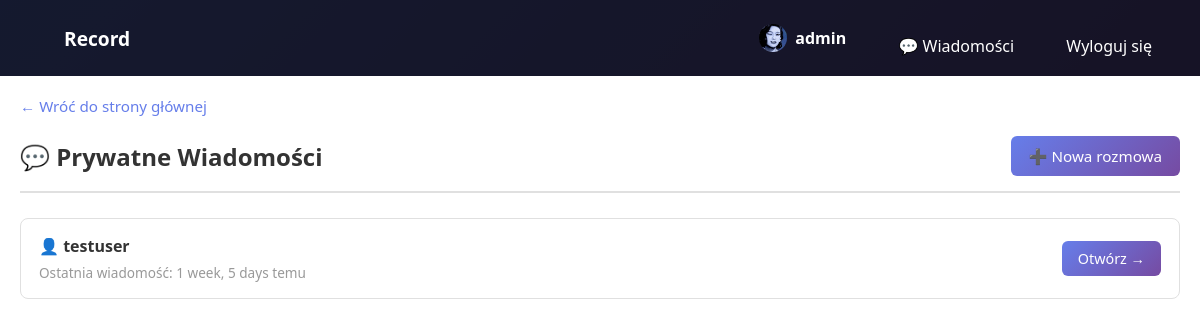
Screenshot of /private/ (signed in) with the database file from the repository.
### record_app/models.py (models this page shows, shortened)
class User(AbstractUser):
    ROLE_CHOICES = [
        ('user', 'Zwykły Użytkownik'),
        ('moderator', 'Moderator'),
        ('admin', 'Administrator'),
    ]
    role = models.CharField(
        max_length=10,
        choices=ROLE_CHOICES,
        default='user'
    )
    description = models.TextField(blank=True, null=True)
    avatar = models.ImageField(upload_to='avatars/', blank=True, null=True)
    @property
    def avatar_url(self):
        if self.avatar:
            return self.avatar.url
        return f'{settings.MEDIA_URL}avatars/default_pfp.jpg'
    class Meta:
        verbose_name = 'Użytkownik'
        verbose_name_plural = 'Użytkownicy'

class PrivateConversation(models.Model):
    participant1 = models.ForeignKey(User, on_delete=models.CASCADE, related_name='private_conversations_as_participant1')
    participant2 = models.ForeignKey(User, on_delete=models.CASCADE, related_name='private_conversations_as_participant2')
    created_at = models.DateTimeField(auto_now_add=True)
    updated_at = models.DateTimeField(auto_now=True)
    class Meta:
        unique_together = ('participant1', 'participant2')
        verbose_name = 'Konwersacja prywatna'
        verbose_name_plural = 'Konwersacje prywatne'
        ordering = ['-updated_at']
    def get_other_user(self, user):
        if user == self.participant1:
            return self.participant2
        return self.participant1

### record_app/views.py (the view)
# urls.py: path('private/', views.private_conversations_view, name='private_conversations'),
@login_required(login_url='login')
def private_conversations_view(request):
    conversations = PrivateConversation.objects.filter(
        Q(participant1=request.user) | Q(participant2=request.user)
    ).order_by('-updated_at')
    for conversation in conversations:
        conversation.other_user = conversation.get_other_user(request.user)
    context = {
        'conversations': conversations,
    }
    return render(request, 'record_app/private_conversations.html', context)

### record_app/templates/record_app/private_conversations.html (shortened to what this page needs)
{% extends "record_app/base.html" %}
{% load static %}
{% block extra_css %}
<link rel="stylesheet" href="{% static 'css/private_messages.css' %}">
{% endblock %}
{% block content %}
<div class="record-wrapper">
    <div class="private-container">
        <a href="{% url 'home' %}" class="back-link">← Wróć do strony głównej</a>
        <div class="private-header">
            <h2>💬 Prywatne Wiadomości</h2>
            <a href="{% url 'start_private_conversation' %}">➕ Nowa rozmowa</a>
        </div>
        {% if conversations %}
        <div class="conversations-list">
            {% for conversation in conversations %}
            <div class="conversation-item">
                <div class="conversation-info">
                    <div class="conversation-username">
                        👤 {{ conversation.other_user.username }}
                    </div>
                    <div class="conversation-meta">
                        Ostatnia wiadomość: {{ conversation.updated_at|timesince }} temu
                    </div>
                </div>
                <a href="{% url 'private_chat' conversation.id %}" class="conversation-link">
                    Otwórz →
                </a>
            </div>
            {% endfor %}
        </div>
        {% else %}
        <div class="empty-message">
            <p>Nie masz jeszcze żadnych prywatnych konwersacji.</p>
            <a href="{% url 'start_private_conversation' %}">Rozpocznij nową rozmowę</a>
        </div>
        {% endif %}
    </div>
</div>
{% endblock %}

### record_app/templates/record_app/base.html (shortened to what this page needs)
{% load static %}
<!DOCTYPE html>
<html lang="pl">
<head>
    <link rel="stylesheet" href="{% static 'css/style.css' %}">
    {% block extra_css %}{% endblock %}
</head>
<body>
    <nav>
        <div>
            <a href="{% url 'home' %}" style="font-weight: bold; font-size: 1.2rem;">Record</a>
        </div>
        <div>
            {% if user.is_authenticated %}
                <a href="{% url 'profile' %}" class="nav-avatar-wrap" style="margin-left:1rem;">
                    <img src="{{ user.avatar_url }}" alt="{{ user.username }}" class="avatar avatar-sm">
                    <strong>{{ user.username }}</strong>
                </a>
                <a href="{% url 'private_conversations' %}">💬 Wiadomości</a>
                <a href="{% url 'logout' %}">Wyloguj się</a>
            {% else %}
                <a href="{% url 'login' %}">Logowanie</a>
                <a href="{% url 'register' %}">Rejestracja</a>
            {% endif %}
        </div>
    </nav>
    {% block content %}
    {% endblock %}
</body>
</html>

### record_app/static/css/style.css (style rules this page uses)
* { margin: 0; padding: 0; box-sizing: border-box; }
body { font-family: 'Segoe UI', Tahoma, Geneva, Verdana, sans-serif; background: linear-gradient(135deg, #667eea 0%, #764ba2 100%); min-height: 100vh; display: flex; flex-direction: column; }
nav { background: rgba(0, 0, 0, 0.8); padding: 1rem 2rem; display: flex; justify-content: space-between; align-items: center; color: white; }
nav a, nav button { color: white; text-decoration: none; margin-left: 1rem; cursor: pointer; background: none; border: none; font-size: 1rem; padding: 0.5rem 1rem; border-radius: 4px; transition: background 0.3s; }
.avatar { border-radius: 50%; object-fit: cover; flex-shrink: 0; display: inline-block; }
.avatar-sm, .avatar-placeholder-sm { width: 28px; height: 28px; font-size: 11px; }
.nav-avatar-wrap { display: inline-flex; align-items: center; gap: 8px; color: white; text-decoration: none; }

### record_app/static/css/private_messages.css (style rules this page uses)
.record-wrapper { display: flex; flex-direction: column; height: calc(100vh - 60px); }
.private-container { flex: 1; display: flex; flex-direction: column; padding: 20px; background-color: white; overflow-y: auto; }
.private-header { display: flex; justify-content: space-between; align-items: center; margin-bottom: 25px; border-bottom: 2px solid #e0e0e0; padding-bottom: 15px; }
.private-header h2 { margin: 0; color: #333; font-size: 1.5rem; }
.private-header a { background: linear-gradient(135deg, #667eea 0%, #764ba2 100%); color: white; padding: 10px 18px; border-radius: 6px; text-decoration: none; font-weight: 500; font-size: 0.95rem; transition: transform 0.2s, box-shadow 0.2s; }
.conversations-list { display: grid; gap: 12px; }
.conversation-item { background: white; border: 1px solid #e0e0e0; border-radius: 8px; padding: 16px 18px; display: flex; justify-content: space-between; align-items: center; transition: all 0.2s ease; }
.conversation-info { flex: 1; min-width: 0; }
.conversation-username { font-size: 1rem; font-weight: 600; color: #333; margin-bottom: 6px; }
.conversation-meta { font-size: 0.85rem; color: #999; }
.conversation-link { display: inline-block; background: linear-gradient(135deg, #667eea 0%, #764ba2 100%); color: white; padding: 8px 16px; border-radius: 6px; text-decoration: none; font-size: 0.9rem; font-weight: 500; transition: transform 0.2s, box-shadow 0.2s; white-space: nowrap; margin-left: 12px; }
.back-link { display: inline-block; margin-bottom: 20px; color: #667eea; text-decoration: none; font-weight: 500; font-size: 0.95rem; }

### rows the page displays
User: username "admin"
PrivateConversation: other_user.username "testuser", updated_at "1 week, 5 days"
